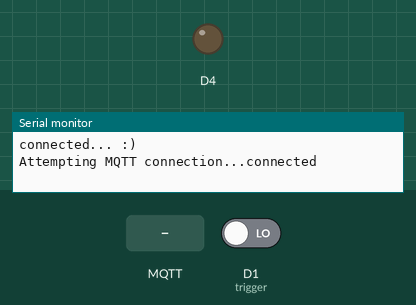
This sketch was run on a simulated ESP8266 (NodeMCU). On the bench: output pins drawn as LEDs (lit = HIGH), the last lines printed to the serial monitor. The inputs (shaded band) are chosen by the test bench; at power-on: D1 (trigger) LOW. WiFi joins after 1.5 s; servers stay silent unless stated; random numbers use the default seed unless the sketch sets one; no MQTT or app messages arrive unless stated.

Above: at 2.7 s.
2.8 s: MQTT message "5" arrives on the first subscribed topic
At 3.5 s:
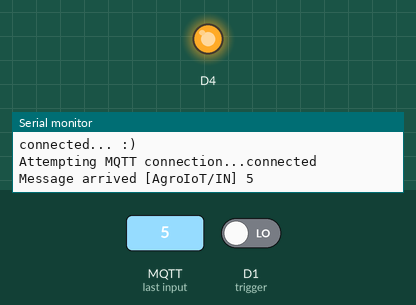
Timing chart, 0 to 5.8 s (numbered marks = the images above; inputs shaded):
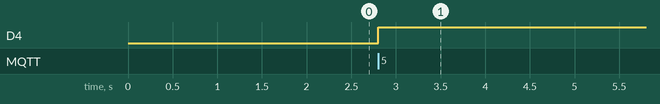

The sketch:

NodeMCU-code.ino
```cpp
#include <ESP8266WiFi.h>
#include <PubSubClient.h>
#include <string.h>
#include <DNSServer.h>
#include <ESP8266WebServer.h>
#include <WiFiManager.h>         //https://github.com/tzapu/WiFiManager

const char* mqtt_server = "test.mosquitto.org";
#define trigger D1  //to change to another wifi
WiFiClient espClient;
PubSubClient client(espClient);


void callback(char* topic, byte* payload, unsigned int length) {
  Serial.print("Message arrived [");
  Serial.print(topic);  //to print the topic received from node red
  Serial.print("] ");
  for (int i = 0; i < length; i++) {
    Serial.print((char)payload[i]);       //to print the payload receieved from node red
  }
  Serial.println();

  // Switch on the LED if received ON to indicate switch on Motor
  if ((char)payload[0] == 'O' && (char)payload[1] == 'N' ) {
    char *buff=(char *)calloc(length-3,sizeof(char));
    for (int j = 3; j < length; j++)
    {
      *(buff+j-3)=*(payload+j);
    }
    int deep_t =(String(buff)).toInt();   // calculte the received time in minutes
    Serial.print("deep sleep time is:");
    Serial.print(deep_t);
    Serial.println(" minutes");
    int value_micro_second=deep_t*60000000;   // convert time (minutes to seconds)
    digitalWrite(BUILTIN_LED, LOW);   // Turn the LED on
    delay(2000);

    ESP.deepSleep(value_micro_second); //deep sleep for time value_micro_second
  } else {
    digitalWrite(BUILTIN_LED, HIGH);  // Turn the LED off
  }

}

void reconnect() {
  // Loop until we're reconnected
  while (!client.connected()) {
    Serial.print("Attempting MQTT connection...");
    // Create a random client ID
    String clientId = "ESP8266Client-";
    clientId += String(random(0xffff), HEX);
    // Attempt to connect
    if (client.connect(clientId.c_str())) {
      Serial.println("connected");


      // subscribe the topic AgroIoT/IN
      client.subscribe("AgroIoT/IN");
    } else {
      Serial.print("failed, rc=");
      Serial.print(client.state());
      Serial.println(" try again in 5 seconds");
      // Wait 5 seconds before retrying
      delay(5000);
    }
  }
}

void setup() {
  // put your setup code here, to run once:
  pinMode(BUILTIN_LED, OUTPUT);     // Initialize the BUILTIN_LED pin as an output
  Serial.begin(115200);
  pinMode(trigger,INPUT);
  //to connect wifi
  WiFiManager wifiManager;

    //wifiManager.resetSettings();

  wifiManager.autoConnect("AgroIoT");

    //if the connection is successful, you will get here.
  Serial.println("connected... :)");
  client.setServer(mqtt_server, 1883);
  client.setCallback(callback);

}

void loop() {
  // put your main code here, to run repeatedly:
  // to change the wifi
  if(digitalRead(trigger) == HIGH){
      WiFiManager wifiManager;

      wifiManager.resetSettings();

      wifiManager.autoConnect("AgroIoT");

      //if the connection is successful, you will get here.
      Serial.println("connected... :)");
  }
  if (!client.connected()) {
    reconnect();
  }
  client.loop();

}
```

Measured:
- after the input at 2.8 s, D4: LOW → HIGH at once
